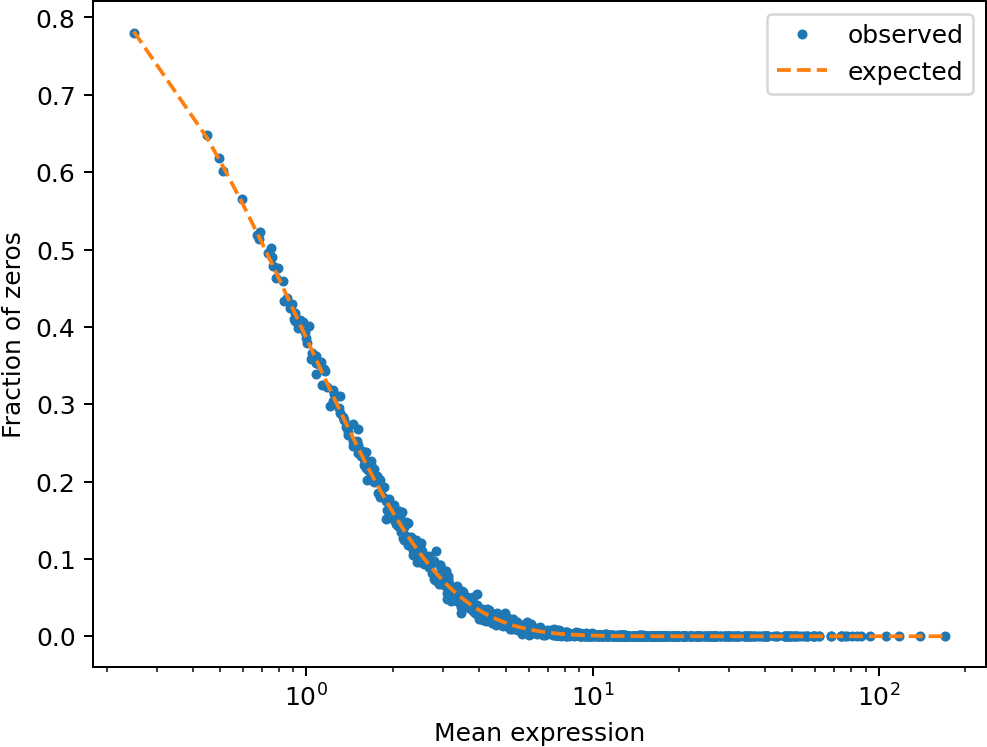

This chart was generated by the following Python code:
# RA, 2021-03-21

import numpy as np
from scipy.stats import nbinom
from numpy.random import default_rng

n = 10  # aka r
p = 0.3

# Note: p in scipy is (1 - p) on wiki
mu = n * (1 - p) / p
var = n * (1 - p) / (p ** 2)

D = nbinom(n=n, p=p)
# D = rng.negative_binomial(n=n, p=p)

x = np.arange(1, 100)
f = D.pmf(x)

print("Mean:", [np.dot(x, f), mu, D.mean()])
print("Var :", [var, D.var(), mu / p])

# Mean-variance relation

# Dispersion parameterization
# var = mu + mu ** 2 / phi
phi = mu / (var / mu - 1)
print("Dispersion: ", [phi, n])
# n
print("n = Mean^2 / (Var - Mean):", [mu / (var / mu - 1), n])
# This is the scipy p
print("scipy p = Mean / variance:", [mu / var, p, (1 / (1 + mu / phi))])
print("wiki p = 1 - Mean / variance:", [(var / mu - 1) * mu / var, 1 - p])

# Numpy negative_binomial
rng = default_rng(seed=43)
x = rng.negative_binomial(n=n, p=p, size=10000)
print("numpy mean, var:", [x.mean(), x.var()])


def gen(phi, ngenes=11, nsamples=7, seed=43):
    import pandas
    from numpy.random import default_rng
    from scipy.stats import nbinom
    rng = default_rng(seed=seed)
    means = rng.lognormal(mean=2, sigma=1, size=ngenes)
    gg = pandas.Index(range(ngenes), name="gene")
    ii = pandas.Index(range(nsamples), name="sample")
    expr = [
        rng.negative_binomial(n=phi, p=(1 / (1 + mu / phi)), size=nsamples)
        for mu in means
    ]
    return pandas.DataFrame(index=gg, columns=ii, data=expr)



df = gen(phi=phi, ngenes=1000, nsamples=1000)
M = df.mean(axis=1)
V = df.var(axis=1)

import statsmodels.api as sm
phi_hat1 = np.exp(np.mean(2 * np.log(M)) - np.mean(np.log(np.abs(V - M))))
phi_hat2 = sm.OLS(M ** 2, V - M).fit().params.x1
print("phi:", phi, "and phi estimate:", [phi_hat1, phi_hat2])

# from statsmodels.genmod.families.family import NegativeBinomial
# import statsmodels.formula.api as smf
# import pandas as pd
# df_meanvar = pd.DataFrame({'M': M, 'V': V}).sort_values(by='M')
# # https://campus.datacamp.com/courses/generalized-linear-models-in-python/modeling-count-data?ex=12
# nb = smf.glm(formula='V ~ M + I(M*M) - 1', data=df_meanvar, family=sm.families.Gaussian()).fit()
# print(nb.summary()) print(nb.params) print(nb.bse) print(nb.pvalues)
# np.exp(nb.params.Intercept)

from plox import Plox
from pathlib import Path
with Plox() as px:
    # Fraction of zeros
    px.a.plot(M, (df == 0).mean(axis=1), '.', label="observed")
    # Expected fraction of zeros
    px.a.plot(M.sort_values(), (1 / (1 + M.sort_values() / phi_hat1)) ** phi_hat1, '--', label="expected")
    px.a.set_xscale('log')
    px.a.set_ylabel("Fraction of zeros")
    px.a.set_xlabel("Mean expression")
    px.a.legend()
    px.f.savefig(Path(__file__).with_suffix('.png'))
